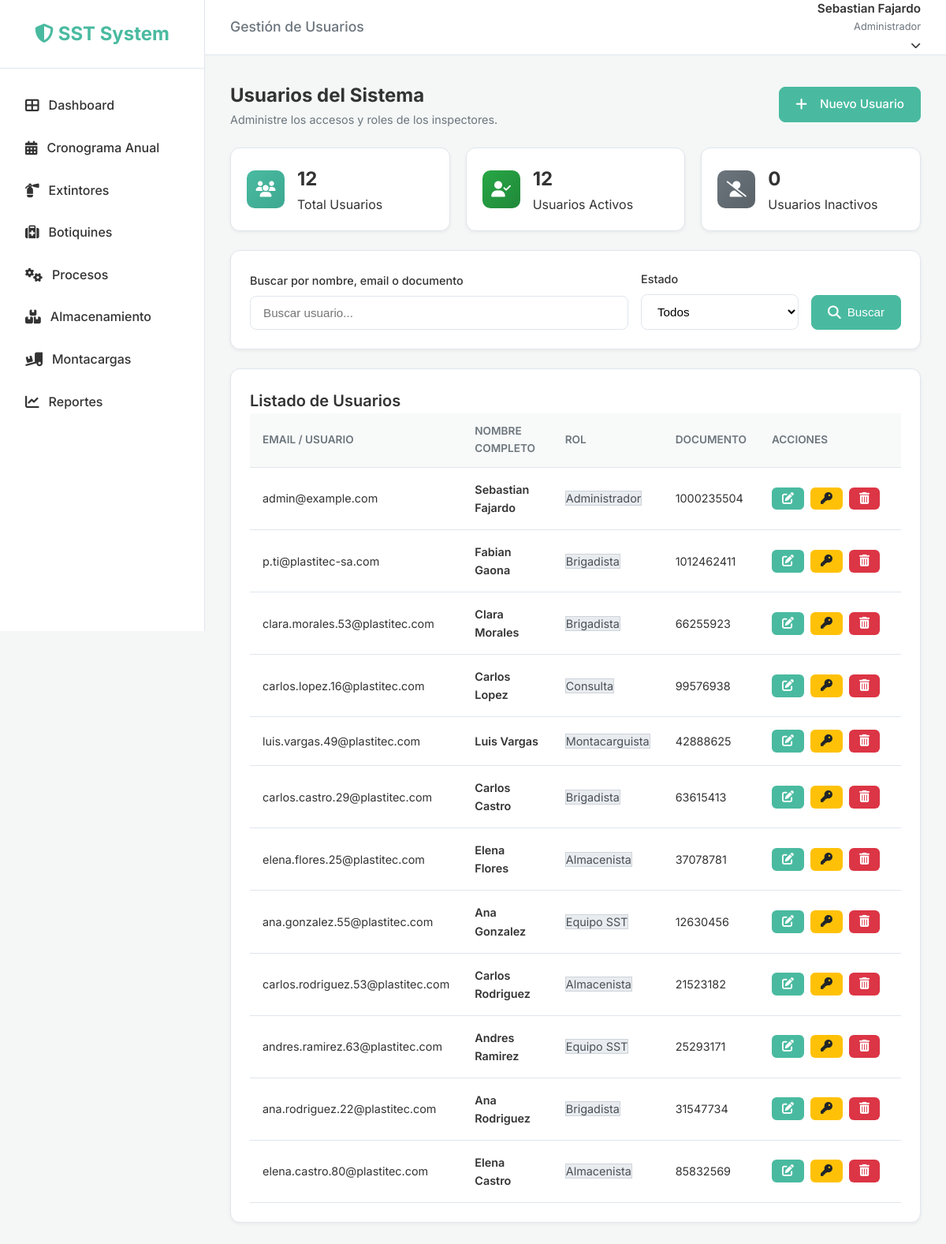
The app's page /accounts/users/ (signed in) with its own data.
### users/models.py (models this page shows, shortened)
class CustomUser(AbstractUser):
    email = models.EmailField(unique=True)
    document_number = models.CharField(max_length=20, blank=True, null=True)
    role = models.ForeignKey('roles.Role', on_delete=models.SET_NULL, null=True, blank=True,
                             related_name='users', verbose_name='Rol')
    updated_at = models.DateTimeField(auto_now=True)
    digital_signature = models.TextField(blank=True, null=True, verbose_name="Firma Digital") # Base64 encoded image
    USERNAME_FIELD = 'email'
    REQUIRED_FIELDS = ['username', 'first_name', 'last_name']
    def has_perm_custom(self, module, action):
        if self.is_superuser:
            return True
        if self.role and self.role.name == 'Administrador':
            return True
        if not self.role or not self.role.is_active:
            return False
        return self.role.has_permission(module, action)

### roles/models.py (models this page shows, shortened)
class Role(models.Model):
    name = models.CharField(max_length=100, unique=True, verbose_name='Nombre del Rol')
    description = models.TextField(blank=True, verbose_name='Descripción')
    permissions = models.ManyToManyField(Permission, blank=True, related_name='roles', verbose_name='Permisos')
    is_active = models.BooleanField(default=True, verbose_name='Activo')
    is_system_role = models.BooleanField(default=False, verbose_name='Rol del Sistema')
    created_at = models.DateTimeField(auto_now_add=True)
    updated_at = models.DateTimeField(auto_now=True)
    class Meta:
        verbose_name = 'Rol'
        verbose_name_plural = 'Roles'
        ordering = ['name']

### users/views.py (the view, shortened to what this page needs)
# urls.py: path('users/', UserListView.as_view(), name='user_list'),
class UserListView(LoginRequiredMixin, ListView):
    model = CustomUser
    template_name = 'users/user_list.html'
    context_object_name = 'users'
    def get_queryset(self):
        queryset = super().get_queryset()
        search_query = self.request.GET.get('search', '')
        status_filter = self.request.GET.get('status', '')
        if status_filter == 'active':
            queryset = queryset.filter(is_active=True)
        elif status_filter == 'inactive':
            queryset = queryset.filter(is_active=False)
        return queryset
    def get_context_data(self, **kwargs):
        context = super().get_context_data(**kwargs)
        context['total_users'] = CustomUser.objects.count()
        context['active_users'] = CustomUser.objects.filter(is_active=True).count()
        context['inactive_users'] = CustomUser.objects.filter(is_active=False).count()
        context['search'] = self.request.GET.get('search', '')
        context['status'] = self.request.GET.get('status', '')
        return context

### roles/templatetags/permission_tags.py (called while the page is built)
@register.simple_tag(takes_context=True)
def has_permission(context, module, action):
    request = context.get('request')
    if not request or not request.user.is_authenticated:
        return False
    if hasattr(request.user, 'has_perm_custom'):
        return request.user.has_perm_custom(module, action)
    return False

### templates/users/user_list.html (shortened to what this page needs)
{% extends 'base.html' %}
{% block header_title %}Gestión de Usuarios{% endblock %}
{% block content %}
<div class="dashboard-header">
    <div>
        <h1 style="font-size: 1.5rem; font-weight: 700;">Usuarios del Sistema</h1>
        <p style="color: var(--text-light); font-size: 0.9rem;">Administre los accesos y roles de los inspectores.</p>
    </div>
    <a href="{% url 'user_create' %}" class="btn btn-primary">
        <i class="fas fa-plus" style="margin-right: 8px;"></i> Nuevo Usuario
    </a>
</div>
<div class="stats-container">
    <div class="stat-card">
        <div class="stat-icon icon-blue">
            <i class="fas fa-users"></i>
        </div>
        <div class="stat-info">
            <div class="stat-value">{{ total_users }}</div>
            <div class="stat-label">Total Usuarios</div>
        </div>
    </div>
    <div class="stat-card">
        <div class="stat-icon icon-green">
            <i class="fas fa-user-check"></i>
        </div>
        <div class="stat-info">
            <div class="stat-value">{{ active_users }}</div>
            <div class="stat-label">Usuarios Activos</div>
        </div>
    </div>
    <div class="stat-card">
        <div class="stat-icon icon-gray">
            <i class="fas fa-user-slash"></i>
        </div>
        <div class="stat-info">
            <div class="stat-value">{{ inactive_users }}</div>
            <div class="stat-label">Usuarios Inactivos</div>
        </div>
    </div>
</div>
<div class="card" style="margin-bottom: 24px;">
    <form method="get" style="display: flex; gap: 16px; align-items: end;">
        <div class="form-group" style="flex: 1; margin-bottom: 0;">
            <label for="search">Buscar por nombre, email o documento</label>
            <input type="text" id="search" name="search" value="{{ search }}" placeholder="Buscar usuario..."
                style="width: 100%;">
        </div>
        <div class="form-group" style="width: 200px; margin-bottom: 0;">
            <label for="status">Estado</label>
            <select id="status" name="status" style="width: 100%;">
                <option value="">Todos</option>
            </select>
        </div>
        <button type="submit" class="btn btn-primary" style="margin-bottom: 0;">
            <i class="fas fa-search"></i> Buscar
        </button>
    </form>
</div>
<div class="card">
    <h3 class="card-title">Listado de Usuarios</h3>
    <div class="table-wrapper">
        <table>
            <thead>
                <tr>
                    <th>Email / Usuario</th>
                    <th>Nombre Completo</th>
                    <th>Rol</th>
                    <th>Documento</th>
                    <th style="width: 180px;">Acciones</th>
                </tr>
            </thead>
            <tbody>
                {% for user_item in users %}
                <tr>
                    <td>{{ user_item.email }}</td>
                    <td style="font-weight: 600;">{{ user_item.get_full_name|default:user_item.username }}</td>
                    <td>
                        <span class="badge"
                            style="background-color: #e9ecef; color: #495057; border: 1px solid #ced4da;">
                            {{ user_item.role.name|default:"Sin Rol" }}
                        </span>
                    </td>
                    <td>{{ user_item.document_number|default:"-" }}</td>
                    <td>
                        <div style="display: flex; gap: 8px;">
                            <a href="{% url 'user_edit' user_item.pk %}" class="btn btn-sm"
                                style="background: #49BAA0; color: white; padding: 6px 12px;" title="Editar usuario">
                                <i class="fas fa-edit"></i>
                            </a>
                            {% if request.user.role.name == 'Administrador' or request.user.is_superuser %}
                            <a href="{% url 'user_reset_password' user_item.pk %}" class="btn btn-sm"
                                style="background: #ffc107; color: #212529; padding: 6px 12px;"
                                title="Restablecer Contraseña">
                                <i class="fas fa-key"></i>
                            </a>
                            {% endif %}
                            <a href="{% url 'user_delete' user_item.pk %}" class="btn btn-sm"
                                style="background: #dc3545; color: white; padding: 6px 12px;" title="Eliminar usuario"
                                onclick="return confirm('¿Está seguro de eliminar este usuario?');">
                                <i class="fas fa-trash-alt"></i>
                            </a>
                        </div>
                    </td>
                </tr>
                {% empty %}
                <tr>
                    <td colspan="6" style="text-align: center; padding: 32px; color: var(--text-light);">
                        No hay usuarios registrados en el sistema.
                    </td>
                </tr>
                {% endfor %}
            </tbody>
        </table>
    </div>
</div>
{% endblock %}

### templates/base.html (shortened to what this page needs)
{% load static permission_tags %}
<!DOCTYPE html>
<html lang="es">
<head>
    <link rel="stylesheet" href="https://cdnjs.cloudflare.com/ajax/libs/font-awesome/6.4.0/css/all.min.css">
    <link rel="stylesheet" href="https://cdnjs.cloudflare.com/ajax/libs/toastr.js/latest/toastr.min.css">
    <link rel="stylesheet" href="{% static 'css/style.css' %}">
</head>
<body>
    {% if user.is_authenticated %}
    <div class="app-wrapper">
        <aside class="sidebar">
            <div class="sidebar-header">
                <a href="{% url 'dashboard' %}" class="logo">
                    <i class="fas fa-shield-alt"></i> <span class="logo-text">SST System</span>
                </a>
            </div>
            <ul class="sidebar-menu">
                {% has_permission 'users' 'view' as can_view_dashboard %}
                <li>
                    <a href="{% url 'dashboard' %}"
                        class="{% if request.resolver_match.url_name == 'dashboard' %}active{% endif %}">
                        <i class="fas fa-th-large"></i> <span>Dashboard</span>
                    </a>
                </li>
                {% has_permission 'schedule' 'view' as can_view_schedule %}
                {% if can_view_schedule %}
                <li>
                    <a href="{% url 'inspection_list' %}"
                        class="{% if request.resolver_match.url_name == 'inspection_list' %}active{% endif %}">
                        <i class="fas fa-calendar-alt"></i> <span>Cronograma Anual</span>
                    </a>
                </li>
                {% endif %}
                {% has_permission 'extinguisher' 'view' as can_view_extinguisher %}
                {% if can_view_extinguisher %}
                <li>
                    <a href="{% url 'extinguisher_list' %}"
                        class="{% if 'extinguisher' in request.path %}active{% endif %}">
                        <i class="fas fa-fire-extinguisher"></i> <span>Extintores</span>
                    </a>
                </li>
                {% endif %}
                {% has_permission 'first_aid' 'view' as can_view_first_aid %}
                {% if can_view_first_aid %}
                <li>
                    <a href="{% url 'first_aid_list' %}" class="{% if 'first-aid' in request.path %}active{% endif %}">
                        <i class="fas fa-medkit"></i> <span>Botiquines</span>
                    </a>
                </li>
                {% endif %}
                {% has_permission 'process' 'view' as can_view_process %}
                {% if can_view_process %}
                <li>
                    <a href="{% url 'process_list' %}" class="{% if 'process' in request.path %}active{% endif %}">
                        <i class="fas fa-cogs"></i> <span>Procesos</span>
                    </a>
                </li>
                {% endif %}
                {% has_permission 'storage' 'view' as can_view_storage %}
                {% if can_view_storage %}
                <li>
                    <a href="{% url 'storage_list' %}" class="{% if 'storage' in request.path %}active{% endif %}">
                        <i class="fas fa-boxes"></i> <span>Almacenamiento</span>
                    </a>
                </li>
                {% endif %}
                {% has_permission 'forklift' 'view' as can_view_forklift %}
                {% if can_view_forklift %}
                <li>
                    <a href="{% url 'forklift_list' %}" class="{% if 'forklift' in request.path %}active{% endif %}">
                        <i class="fas fa-truck-loading"></i> <span>Montacargas</span>
                    </a>
                </li>
                {% endif %}
                {% has_permission 'reports' 'view' as can_view_reports %}
                {% if can_view_reports %}
                <li>
                    <a href="{% url 'inspection_reports' %}"
                        class="{% if request.resolver_match.url_name == 'inspection_reports' %}active{% endif %}">
                        <i class="fas fa-chart-line"></i> <span>Reportes</span>
                    </a>
                </li>
                {% endif %}
            </ul>
        </aside>
        <div style="flex: 1; display: flex; flex-direction: column;">
            <header class="topbar">
                <div class="page-title">
                    <h2 style="font-size: 1.1rem; color: var(--text-light); font-weight: 500;">
                        {% block header_title %}Panel de Control{% endblock %}
                    </h2>
                </div>
                <div class="user-profile" style="position: relative;">
                    <div class="user-info" style="cursor: pointer;" onclick="toggleUserDropdown()">
                        <span class="user-name">{{ user.get_full_name|default:user.email }}</span>
                        <span class="user-role">{% if user.is_staff %}Administrador{% else %}Inspector{% endif %}</span>
                        <i class="fas fa-chevron-down"
                            style="margin-left: 8px; font-size: 0.8rem; transition: transform 0.3s;"></i>
                    </div>
                </div>
            </header>
            <main class="main-content">
                <div class="content-container">
                    {% block content %}{% endblock %}
                </div>
            </main>
        </div>
    </div>
    {% endif %}
</body>
</html>

### records on screen
CustomUser: get_full_name "Sebastian Fajardo", email "admin@example.com", role.name "Administrador", document_number "1000235504"
CustomUser: email "p.ti@plastitec-sa.com", get_full_name "Fabian Gaona", role.name "Brigadista", document_number "1012462411"
CustomUser: email "clara.morales.53@plastitec.com", get_full_name "Clara Morales", role.name "Brigadista", document_number "66255923"
CustomUser: email "carlos.lopez.16@plastitec.com", get_full_name "Carlos Lopez", role.name "Consulta", document_number "99576938"
CustomUser: email "luis.vargas.49@plastitec.com", get_full_name "Luis Vargas", role.name "Montacarguista", document_number "42888625"
CustomUser: email "carlos.castro.29@plastitec.com", get_full_name "Carlos Castro", role.name "Brigadista", document_number "63615413"
CustomUser: email "elena.flores.25@plastitec.com", get_full_name "Elena Flores", role.name "Almacenista", document_number "37078781"
CustomUser: email "ana.gonzalez.55@plastitec.com", get_full_name "Ana Gonzalez", role.name "Equipo SST", document_number "12630456"
CustomUser: email "carlos.rodriguez.53@plastitec.com", get_full_name "Carlos Rodriguez", role.name "Almacenista", document_number "21523182"
CustomUser: email "andres.ramirez.63@plastitec.com", get_full_name "Andres Ramirez", role.name "Equipo SST", document_number "25293171"
CustomUser: email "ana.rodriguez.22@plastitec.com", get_full_name "Ana Rodriguez", role.name "Brigadista", document_number "31547734"
CustomUser: email "elena.castro.80@plastitec.com", get_full_name "Elena Castro", role.name "Almacenista", document_number "85832569"

### other values on screen
{{ total_users }} "12"
{{ active_users }} "12"
{{ inactive_users }} "0"
